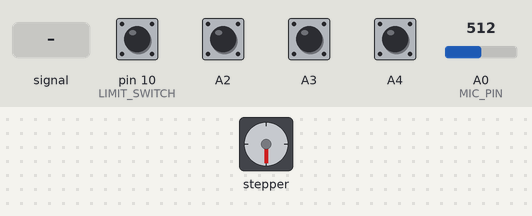
Recording of a sketch running on a simulated Arduino Uno, built with avr-gcc and run on an emulated ATmega328P. Parts: stepper motor. The test bench sets the inputs (shaded band); at power-on: A2–4, pin 10 (LIMIT_SWITCH) HIGH, A0 (MIC_PIN) = 512. Stepper angles assume 6400 steps per turn.

Above: at 5.0 s.
5.1 s: pin 10 (LIMIT_SWITCH) pulled LOW for 0.15 s
6.8 s: A0 (MIC_PIN) set to 716
At 8.1 s:
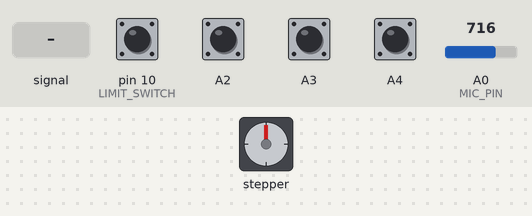
8.4 s: A2 pulled LOW for 0.15 s
At 9.9 s:
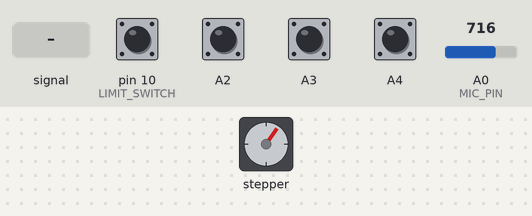
10.4 s: A0 (MIC_PIN) fed a 200 Hz sine of ±81 counts around its level
At 11.1 s:
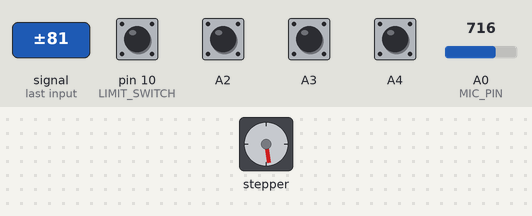
12.1 s: A0 (MIC_PIN) set to 900
At 13.5 s:
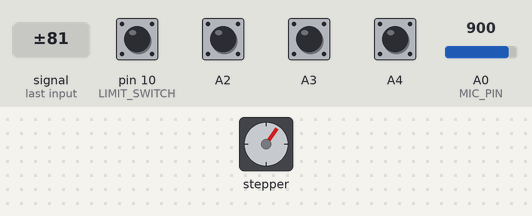
13.9 s: A2 pulled LOW for 1 s
At 16.0 s:
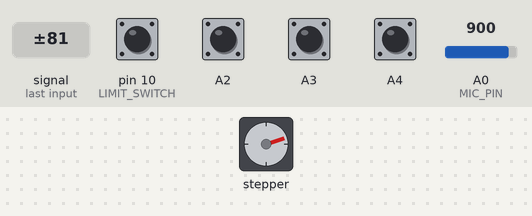
Timing chart, 0 to 17.5 s (numbered marks = the images above; inputs shaded):
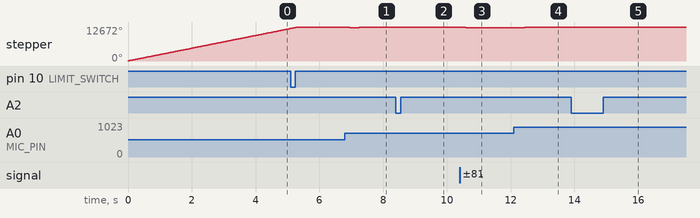

Measured:
- after the input at 6.8 s, stepper: turns 225° counter-clockwise in 0.08 s, then 225° clockwise in 0.08 s
- after the input at 8.4 s, stepper: turns 36° clockwise, starting after 0.51 s
- after the input at 10.4 s, stepper: turns 225° counter-clockwise, starting after 0.12 s
- after the input at 12.1 s, stepper: turns 225° clockwise, starting after 0.32 s
- after the input at 13.9 s, stepper: turns 36° clockwise, starting after 1.2 s

The sketch:

melissa_flower3.ino
```cpp
#include <Arduino.h>
#include "BasicStepperDriver.h"
#include "digitalbutton.h"
#include "PinChangeInt.h"

#define BUTTON_UP A2
#define BUTTON_DOWN A3
#define BUTTON_ENTER A4
#define MIC_PIN A0

#define MICROSTEPS 32
#define LIMIT_SWITCH 10
#define MAXSTEPS 4000

// Motor steps per revolution. Most steppers are 200 steps or 1.8 degrees/step
#define MOTOR_STEPS 200
#define STEPSHUND 90  //move .01
#define STEPSTENS 900
//move .1
#define STEPPER_SPEED 400
#define CUT_SPEED 200

// All the wires needed for full functionality
#define DIR 12
#define STEP 11
// Since microstepping is set externally, make sure this matches the selected mode
// 1=full step, 2=half step etc.

#define FPS 30
#define BUTTON_OFF_TIME 1100

// 2-wire basic config, microstepping is hardwired on the driver
BasicStepperDriver stepper(MOTOR_STEPS, DIR, STEP);


DigitalButton btn_up = buttonCreate(BUTTON_UP);
DigitalButton btn_down = buttonCreate(BUTTON_DOWN);
DigitalButton btn_enter = buttonCreate(BUTTON_ENTER);


unsigned long last;

uint8_t tickRate = 0;

uint16_t lastStep = 0;
int16_t stepMove = 0;

volatile bool stopMove = false;

void onButtonUp(){

  stepper.move(20*MICROSTEPS);

}

void onButtonDown(){

  stepper.move(-20*MICROSTEPS);


}

void onButtonHoldUp(){
  stepper.move(1000);
stepper.move(4*MICROSTEPS);
}

void onButtonHoldDown(){
  stepper.move(-4*MICROSTEPS);
}


void homing()
{
  //supposedly stop homing
  while(stopMove != true)
  {
  stepper.move(MAXSTEPS);
  }
}

void onButtonEnter(){
  homing();
}


void stopHoming(){
  //detachPinChangeInterrupt(LIMIT_SWITCH);
  stepper.move(0);
}

void setStopMove(){
    stopMove = true;
}


void setup() {
  //Serial.begin(9600);
  pinMode(LIMIT_SWITCH, INPUT_PULLUP);

  digitalWrite(LIMIT_SWITCH, HIGH);
  attachPinChangeInterrupt(LIMIT_SWITCH, setStopMove, RISING);

 stepper.begin(STEPPER_SPEED, MICROSTEPS);
 stepper.enable();

  last = millis();
  // calculate tick rate in ms
  tickRate = (1 / FPS) * 1000;


  homing();
  //stepper.move(-MAXSTEPS);

  buttonOnTap(btn_up, onButtonUp, 100);
  buttonOnTap(btn_down, onButtonDown, 100);
 // buttonOnHold(btn_up, onButtonHoldUp, BUTTON_OFF_TIME);
 // buttonOnHold(btn_down, onButtonHoldDown, BUTTON_OFF_TIME);
  buttonOnTap(btn_enter, onButtonEnter, 100);

  //buttonOnTap(lim_switch, onLimit, 100);
  //buttonOnHold(btn, onButtonHold, BUTTON_OFF_TIME);

}


void loop() {

     audioDraw();
    // if its time for the next tick, do
    unsigned long curr = millis();
    if(curr - last > tickRate){

         last = curr;

        // tick button too i guess
        digitalButtonTick(btn_up);
        digitalButtonTick(btn_down);
        digitalButtonTick(btn_enter);
    }
}


     //pulse sort of
void audioDraw() {
    //don't have zones you have lots to play with
    //MAXSTEPS

    uint16_t stepPeak = 0;
    uint16_t currentStepPeak = 0;

    uint16_t sampleWindow = 200; // Sample window width in mS (50 mS = 20Hz)
    uint16_t sample;


    uint64_t startMillis= millis();  // Start of sample window
    uint16_t peakToPeak = 0;   // peak-to-peak level

    uint16_t signalMax = 0;
    uint16_t signalMin = 1024;

   //code i didn't write
   while (millis() - startMillis < sampleWindow)
   {
      sample = analogRead(MIC_PIN);
      if (sample < 1024)  // toss out spurious readings
      {
         if (sample > signalMax)
         {
            signalMax = sample;  // save just the max levels
         }
         else if (sample < signalMin)
         {
            signalMin = sample;  // save just the min levels
         }
      }
   }
   peakToPeak = signalMax - signalMin;


   // map 1v p-p level to the max scale of the display
   stepPeak = map(peakToPeak, 0, 100, 0, MAXSTEPS);
   currentStepPeak = constrain(stepPeak, 0, MAXSTEPS);

     //get them stepper paths based on the last level
     //you basically wanna hop levels instead of starting from 0
     stepMove = lastStep - currentStepPeak;

     stepper.move(stepMove);

    /*
     Serial.print(lastStep);
     Serial.print(" ");
     Serial.print(currentStepPeak);
     Serial.print(" ");
     Serial.println(stepMove);*/


   //  Serial.println("hi");
     lastStep= currentStepPeak ;

}
```

digitalbutton.cpp
```cpp
#include <Arduino.h>
#include <stdlib.h>
#include "digitalbutton.h"

typedef struct DigitalButtonState {
    int pin;
    int holdMin;
    int debounceDown;
    int debounceUp;
    int debounceTap;
    buttonCallback * onDown;
    buttonCallback * onUp;
    buttonCallback * onTap;
    buttonCallback * onHold;

    // if button is currently down, this was
    // when the down press began
    unsigned long currentDown;
    bool isHold;
    unsigned long lastDown;
    unsigned long lastUp;
    unsigned long lastTap;
} DigitalButtonState;

static void triggerDown(DigitalButtonState * state){
    if(state->onDown != NULL){
        state->onDown();
    }
}
static void triggerUp(DigitalButtonState * state){
    if(state->onUp != NULL){
        state->onUp();
    }
}
static void triggerTap(DigitalButtonState * state){
    if(state->onTap != NULL){
        state->onTap();
    }
}
static void triggerHold(DigitalButtonState * state){
    if(state->onHold != NULL){
        state->onHold();
    }
}

void digitalButtonTick(DigitalButton s){
    DigitalButtonState * state = (DigitalButtonState*)s;
    int buttonPosition = digitalRead(state->pin);
    unsigned long now = millis();

    // button is currently pressed
    // TODO - this assumes were using pullup
    if(buttonPosition == LOW){

        // button has just been pressed
        if(!state->currentDown){
            state->currentDown = now;
            state->lastDown = now;

        // button has continued to be pressed
        } else {
            // if this has not become a hold event yet,
            // and the elapsed hold time meets the
            // hold min, make this a hold event
            if(!state->isHold && state->holdMin &&
                    now - state->currentDown >= state->holdMin){
                triggerHold(state);
                state->isHold = true;
            }
        }

    // button aint pressed right now guys.
    } else if(buttonPosition == HIGH){

        // button was just released
        if(state->currentDown){
            state->lastUp = now;
            //triggerUp(state);

            // if this wasnt a hold, it's a tap
            if(!state->isHold){
                //triggerTap(state);
                state->lastTap = now;
            }

            // clear event-specific state
            state->currentDown = 0;
            state->isHold = false;

        // button remains unprexed
        } else {
            // :(
        }
    }

    // determine if any event handlers should be called
    if(state->lastDown != 0 && now - state->lastDown > state->debounceDown){
        state->lastDown = 0;
        triggerDown(state);
    }
    if(state->lastUp != 0 && now - state->lastUp > state->debounceUp){
        state->lastUp = 0;
        triggerUp(state);
    }
    if(state->lastTap != 0 && now - state->lastTap > state->debounceTap){
        state->lastTap = 0;
        triggerTap(state);
    }
}

DigitalButton buttonCreate(int pin){
    DigitalButtonState * state = (DigitalButtonState*)calloc(1, sizeof(DigitalButtonState));
    state->pin = pin;

    // TODO - configurable pinMode?
    pinMode(pin, INPUT_PULLUP);
    digitalWrite(pin, HIGH);

    // loopAttach(digitalButtonTick, debounceTime, state);
    return state;
}

void buttonOnDown(DigitalButton state, buttonCallback cb, int debounceTime){
    state->onDown = cb;
    state->debounceDown = debounceTime;
}
void buttonOnUp(DigitalButton state, buttonCallback cb, int debounceTime){
    state->onUp = cb;
    state->debounceUp = debounceTime;
}
void buttonOnTap(DigitalButton state, buttonCallback cb, int debounceTime){
    state->onTap = cb;
    state->debounceTap = debounceTime;
}
void buttonOnHold(DigitalButton state, buttonCallback cb, int holdMin){
    state->onHold = cb;
    state->holdMin = holdMin;
}
```

digitalbutton.h
```cpp
#ifndef DIGITALBUTTON_H
#define DIGITALBUTTON_H

typedef struct DigitalButtonState* DigitalButton;
typedef void(buttonCallback)();

DigitalButton buttonCreate(int pin);

void digitalButtonTick(DigitalButton state);

void buttonOnDown(DigitalButton state, buttonCallback cb, int debounceTime);
void buttonOnUp(DigitalButton state, buttonCallback cb, int debounceTime);
// handler for quick button down then up
void buttonOnTap(DigitalButton state, buttonCallback cb, int debounceTime);
// handler for button down for extended period of time
// NOTE - holdMin is in ms
void buttonOnHold(DigitalButton state, buttonCallback cb, int holdMin);

#endif
```
